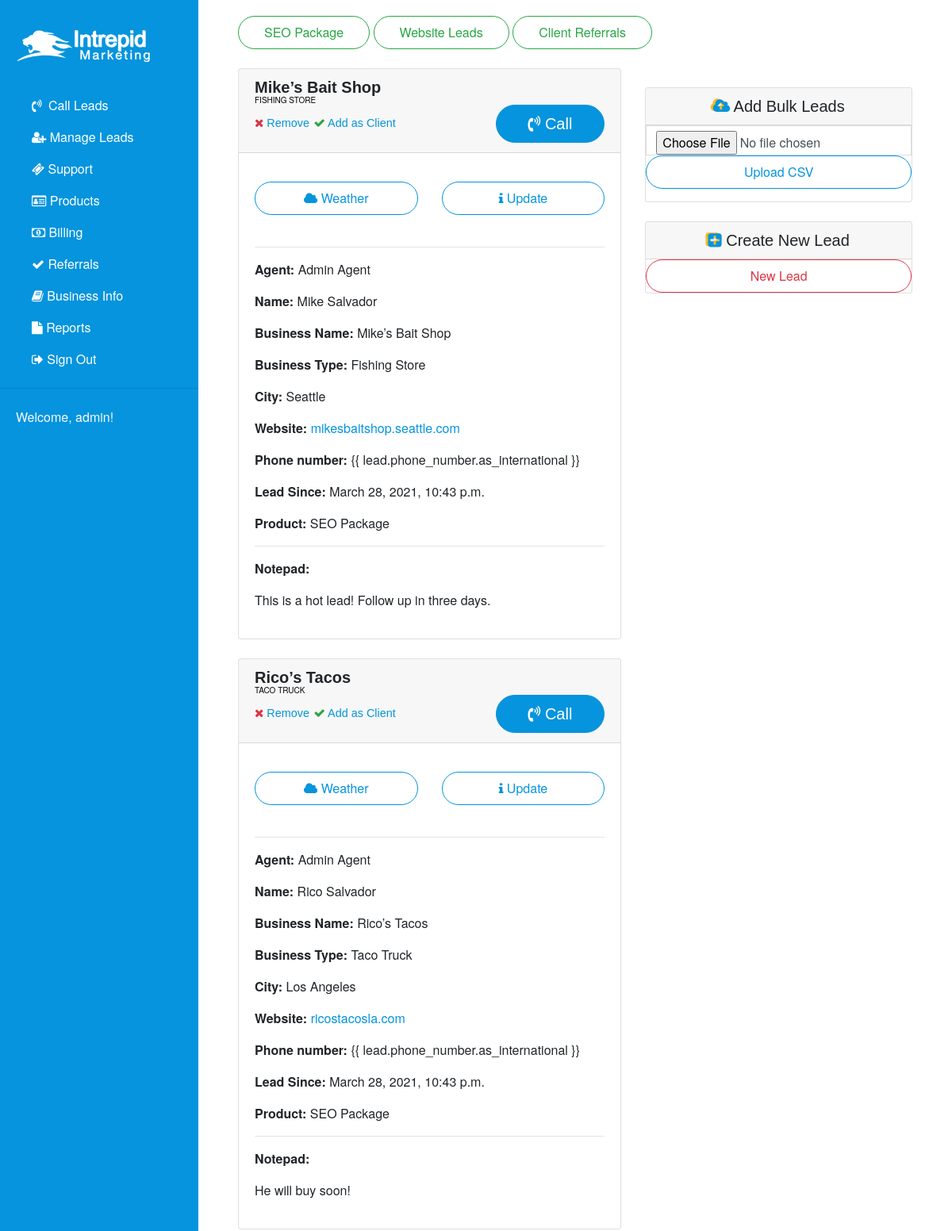
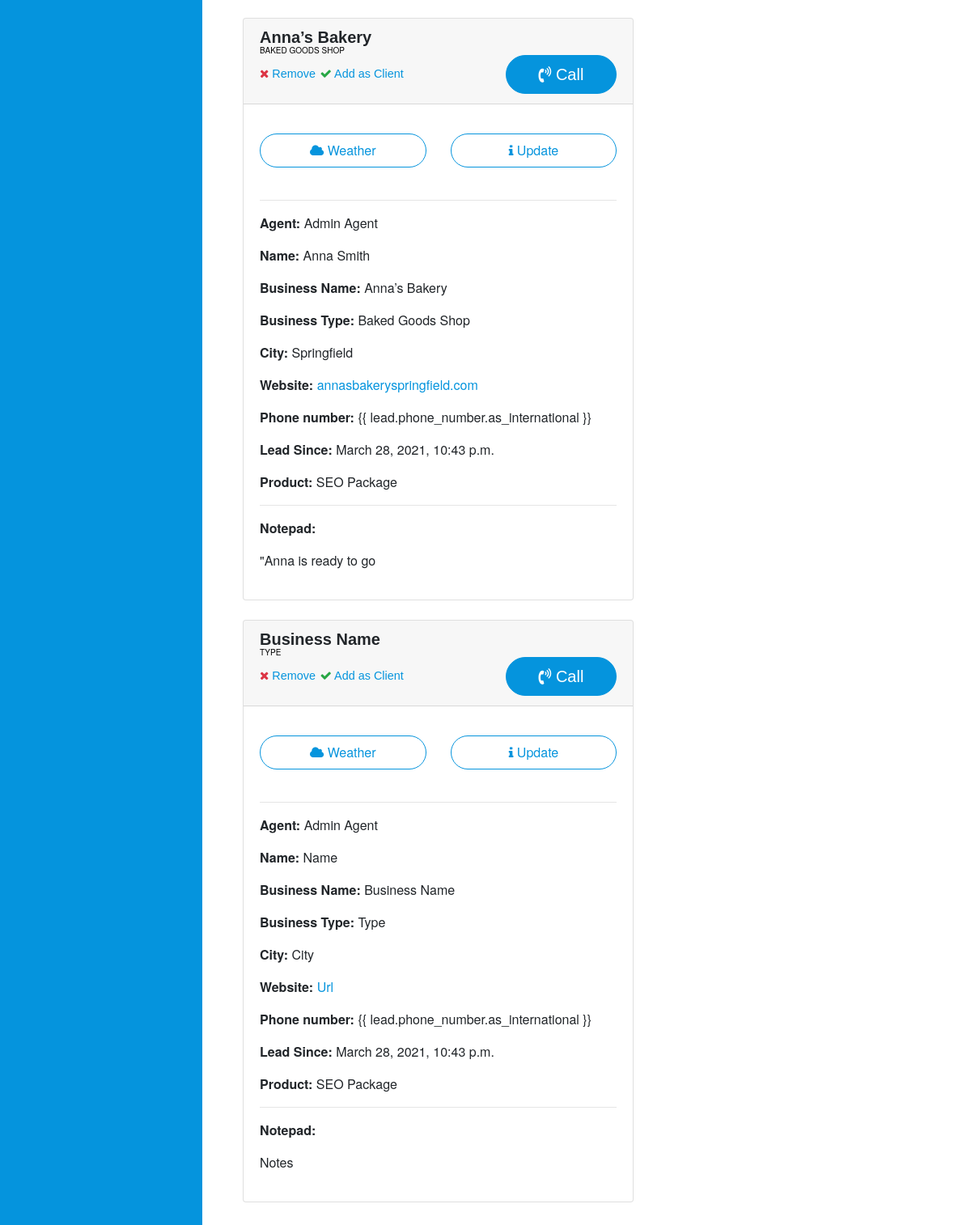
/admin-dashboard/ (signed in), run on the app's committed database (2 pictures, top to bottom).
### adminarea/models.py (models this page shows, shortened)
class Product(models.Model):
    name = models.CharField(max_length=200, null=True)
    cost = models.FloatField(null=True)
    def __str__(self):
        return self.name

class Lead(models.Model):
    agent = models.ForeignKey(SalesAgent, on_delete=models.CASCADE, default=1)
    product = models.ForeignKey(Product, on_delete=models.CASCADE, default=1)
    customer = models.BooleanField(default=False)
    call_list = models.BooleanField(default=True)
    name = models.CharField(max_length=100)
    city = models.CharField(max_length=100)
    business_name = models.CharField(max_length=100)
    business_type = models.CharField(max_length=100)
    url = models.CharField(max_length=500)
    phone_number = models.CharField(max_length=200)
    note = models.TextField()
    timestamp = models.DateTimeField(auto_now_add=True)

class SalesAgent(models.Model):
    name = models.CharField(max_length=200)
    email = models.CharField(max_length=200)
    def __str__(self):
        return self.name

### adminarea/views.py (the view, shortened to what this page needs)
# urls.py: path('admin-dashboard/', support_dashboard, name="admin-dashboard"),
@user_passes_test(lambda u: u.is_superuser)
def support_dashboard(request):
    products = Product.objects.all()
    context = {'products':products}
    context['leads'] = Lead.objects.order_by('-timestamp')
    return render(request, 'adminarea/support_dashboard.html', context)

### adminarea/templates/adminarea/support_dashboard.html (shortened to what this page needs)
{% extends "adminarea/base.html" %} {% block content %}
<div class="container">
  <div class="row mb-4">
    <div class="col">
      {% for product in products %}
      <a
        href="{% url 'toggle_product' product.id %}"
        class="btn btn-outline-success"
        >{{ product.name }}</a
      >
      {% endfor %}
      <a href="{% url 'website_leads' %}" class="btn btn-outline-success"
        >Website Leads</a
      >
      <a href="{% url 'client_leads' %}" class="btn btn-outline-success"
        >Client Referrals</a
      >
    </div>
  </div>
  <div class="row">
    <div class="col-md-5 order-md-2 mb-4">
      <div class="card mt-4 text-center">
        <h5 class="card-header">
          <i class="fa fa-cloud-upload text-primary" aria-hidden="true"></i> Add
          Bulk Leads
        </h5>
        <form
          action="{% url 'admin-dashboard' %}"
          method="POST"
          enctype="multipart/form-data"
          class="search-form"
        >
          <div class="form-group">
            <input type="file" name="csv_file" class="form-control" />
            <button type="submit" class="btn btn-outline-primary btn-block">
              Upload CSV
            </button>
          </div>
        </form>
      </div>
      <div class="card mt-4 text-center">
        <h5 class="card-header">
          <i class="fa fa-plus-square text-primary" aria-hidden="true"></i>
          Create New Lead
        </h5>
        <a href="{% url 'create_lead' %}" class="btn btn-outline-danger"
          >New Lead</a
        >
      </div>
    </div>
    <div class="col-md-7 order-md-1">
      {% for lead in leads %} {% if lead.call_list %}
      {% if lead.customer == False %}
      <div class="card mb-4">
        <h5 class="card-header">
          <b
            >{{ lead.business_name }} <small>{{ lead.business_type }}</small></b
          >
          <a
            href="tel:{{lead.phone_number}}"
            class="float-right btn btn-success btn-lg call-customer-button"
          >
            <i class="fa fa-volume-control-phone"></i> Call
          </a>
          <a class="text-small mt-3" href="{% url 'remove' lead.id %}"
            ><i class="text-danger fa fa-times"></i> Remove</a
          >
          <a class="text-small mt-3" href="{% url 'add' lead.id %}"
            ><i class="text-success fa fa-check"></i> Add as Client</a
          >
        </h5>
        <div class="card-body">
          <div class="row">
            <div class="col">
              <div class="row">
                <div class="col-md-6" style="margin-top: -3%">
                  <form action="{% url 'get-weather' %}" method="POST">
                    <button
                      id="weather"
                      type="submit"
                      class="btn-block btn btn-outline-primary"
                    >
                      <i class="fa fa-cloud"></i> Weather
                    </button>
                  </form>
                </div>
                <div class="col-md-6 mt-3">
                  <a
                    href="{% url 'update-lead' lead.pk %}"
                    class="btn-block btn btn-outline-primary mb-4"
                  >
                    <i class="fa fa-info"></i> Update
                  </a>
                </div>
              </div>
              <hr />
              <p><strong>Agent:</strong> {{ lead.agent }}</p>
              <p><strong>Name:</strong> {{ lead.name }}</p>
              <p><strong>Business Name:</strong> {{ lead.business_name }}</p>
              <p><strong>Business Type:</strong> {{ lead.business_type }}</p>
              <p><strong>City:</strong> {{ lead.city }}</p>
              <p>
                <strong>Website:</strong>
                <a
                  href="{{ lead.url }}"
                  target="_blank"
                  rel="noopener noreferrer"
                  >{{ lead.url }}</a
                >
              </p>
              <p>
                <strong>Phone number:</strong> {{
                lead.phone_number.as_international }}
              </p>
              <p><strong>Lead Since:</strong> {{ lead.timestamp }}</p>
              <p><strong>Product:</strong> {{ lead.product }}</p>
              <hr />
              <p><strong>Notepad:</strong></p>
              {{ lead.note|linebreaks }}
            </div>
          </div>
        </div>
      </div>
      {% endif %}
      {% endif %}
       {% endfor %}
    </div>
  </div>
</div>
 {% endblock %}

### adminarea/templates/adminarea/base.html (shortened to what this page needs)
{% load static %}
<!DOCTYPE html>
<html lang="en">
  <head>
    <link
      rel="stylesheet"
      href="https://stackpath.bootstrapcdn.com/bootstrap/4.5.2/css/bootstrap.min.css"
    />
    <link rel="stylesheet" href="{% static 'crm/main.css' %}" />
    <link rel="stylesheet" href="{% static 'website/css/style.blue.css' %}" />
    <link
      rel="stylesheet"
      href="{% static 'website/css/font-awesome.min.css' %}"
    />
    <link
      rel="stylesheet"
      href="{% static 'website/css/custom-fonticons.css' %}"
    />
  </head>
  <body>
    <div id="wrapper">
      <div id="sidebar-wrapper">
        <ul class="sidebar-nav">
          <li class="sidebar-brand mt-4 mb-4">
            <img
              style="width: 70%"
              src="{% static 'website/img/logo-white.png' %}"
              alt=""
            />
          </li>
          <li>
            <a href="{% url 'admin-dashboard' %}"
              ><i
                class="mr-1 fa fa-volume-control-phone"
                aria-hidden="true"
              ></i>
              Call Leads</a
            >
          </li>
          <li>
            <a href="{% url 'contacts' %}"
              ><i class="fa fa-user-plus" aria-hidden="true"></i> Manage
              Leads</a
            >
          </li>
          <li>
            <a href="{% url 'tickets' %}"
              ><i class="fa fa-ticket" aria-hidden="true"></i> Support</a
            >
          </li>
          <li>
            <a href="{% url 'products' %}"
              ><i class="fa fa-id-card-o" aria-hidden="true"></i> Products</a
            >
          </li>
          <li>
            <a href="{% url 'admin-billing' %}"
              ><i class="fa fa-money" aria-hidden="true"></i> Billing</a
            >
          </li>
          <li>
            <a href="{% url 'all-referrals' %}"
              ><i class="fa fa-check" aria-hidden="true"></i> Referrals</a
            >
          </li>
          <li>
            <a href="{% url 'admin-biz-info' %}"
              ><i class="fa fa-book" aria-hidden="true"></i> Business Info</a
            >
          </li>
          <li>
            <a href="{% url 'reports' %}"
              ><i class="fa fa-file" aria-hidden="true"></i> Reports</a
            >
          </li>
          {% if request.user.is_authenticated %}
          <li>
            <a href="{% url 'signout' %}"
              ><i class="fa fa-sign-out"></i> Sign Out</a
            >
          </li>
          <hr />
          <li class="text-light">Welcome, {{ request.user.username }}!</li>
          {% endif %}
        </ul>
      </div>
      <div id="page-content-wrapper">
        <div class="container-fluid">
          <div class="row">
            <div class="col-lg-12">{% block content %} {% endblock %}</div>
          </div>
        </div>
      </div>
    </div>
  </body>
</html>

### static_in_env/crm/main.css (style rules this page uses)
#sidebar-wrapper { z-index: 1000; position: fixed; left: 250px; width: 0; height: 100%; margin-left: -250px; overflow-y: auto; background: #0594dd; -webkit-transition: all 0.9s ease; -moz-transition: all 0.9s ease; -o-transition: all 0.9s ease; transition: all 0.9s ease; }
#page-content-wrapper { width: 100%; position: absolute; padding: 15px; }
.sidebar-nav { position: absolute; top: 0; width: 250px; margin: 0; padding: 0; list-style: none; }
.sidebar-nav li { text-indent: 20px; line-height: 40px; }
.sidebar-nav li a { display: block; text-decoration: none; color: #ffffff; }
.sidebar-nav > .sidebar-brand { height: 65px; font-size: 18px; line-height: 60px; }
@media (min-width:768px) { #wrapper { padding-left: 250px; } }
@media (min-width:768px) { #sidebar-wrapper { width: 250px; } }
@media (min-width:768px) { #page-content-wrapper { padding: 20px; position: relative; } }

### static_in_env/website/css/style.blue.css (style rules this page uses)
body { overflow-x: hidden; }
a, i, span { display: inline-block; text-decoration: none; -webkit-transition: all 0.3s; transition: all 0.3s; }
p { font-size:16px; }
a i { -webkit-transition: none; transition: none; }
ul { margin: 0; padding: 0; }
button, input { outline: none !important; }
button { cursor: pointer; }
.text-small { font-size: 0.9rem; }
.form-control { border: 1px solid #ddd; background: none; border-radius: 0; }
h1, h2, h3, h4, h5, h6 { margin-bottom: 15px; }
h1 small, h2 small, h3 small, h4 small, h5 small, h6 small { text-transform: uppercase; font-family: "Helvetica Neue", sans-serif; font-weight: 400; color: #000; display: block; font-size: 0.5em; }
.btn { font-weight: 400; border: 1px solid transparent; padding: 0.5rem 2rem; font-size: 1rem; line-height: 1.5; border-radius: 3rem; -webkit-transition: color 0.15s ease-in-out, background-color 0.15s ease-in-out, border-color 0.15s ease-in-out, -webkit-box-shadow 0.15s ease-in-out; transition: color 0.15s ease-in-out, background-color 0.15s ease-in-out, border-color 0.15s ease-in-out, -webkit-box-shadow 0.15s ease-in-out; transition: color 0.15s ease-in-out, background-color 0.15s ease-in-out, border-color 0.15s ease-in-out, box-shadow 0.15s ease-in-out; transition: color 0.15s ease-in-out, background-color 0.15s ease-in-out, border-color 0.15s ease-in-out, box-shadow 0.15s ease-in-out, -webkit-box-shadow 0.15s ease-in-out; }
.btn-success { color: #fff; background-color: #0594dd; border-color: #0594dd; }
.btn-outline-primary { color: #0594dd; background-color: transparent; background-image: none; border-color: #0594dd; }
.btn-outline-success { color: #28a745; background-color: transparent; background-image: none; border-color: #28a745; }
.btn-outline-danger { color: #dc3545; background-color: transparent; background-image: none; border-color: #dc3545; }
.btn-lg { padding: 0.5rem 2.5rem; font-size: 1.25rem; line-height: 1.5; border-radius: 3rem; }
body { font-family: "Helvetica Neue", sans-serif; font-size: 1rem; font-weight: 400; line-height: 1.5; color: #212529; background-color: #fff; }
a { color: #0594dd; text-decoration: none; }
h1, h2, h3, h4, h5, h6, .h1, .h2, .h3, .h4, .h5, .h6 { margin-bottom: 0.5rem; font-family: "Arial", sans-serif; font-weight: 500; line-height: 1.1; color: inherit; }
h5, .h5 { font-size: 1.25rem; }
hr { border-top: 1px solid rgba(0, 0, 0, 0.1); }
small, .small { font-size: 80%; font-weight: 400; }
.text-primary { color: #0594dd !important; text-shadow: -3px -1px 1px #f6b725; }

### data on the page
Product: name "SEO Package"
Lead: business_name "Mike’s Bait Shop", business_type "FISHING STORE", agent "Admin Agent", name "Mike Salvador", business_type "Fishing Store", city "Seattle", url "mikesbaitshop.seattle.com", timestamp "March 28, 2021, 10:43 p.m.", product "SEO Package", note "This is a hot lead! Follow up in three days."
Lead: business_name "Rico’s Tacos", business_type "TACO TRUCK", agent "Admin Agent", name "Rico Salvador", business_type "Taco Truck", city "Los Angeles", url "ricostacosla.com", timestamp "March 28, 2021, 10:43 p.m.", product "SEO Package", note "He will buy soon!"
Lead: business_name "Anna’s Bakery", business_type "BAKED GOODS SHOP", agent "Admin Agent", name "Anna Smith", business_type "Baked Goods Shop", city "Springfield", url "annasbakeryspringfield.com", timestamp "March 28, 2021, 10:43 p.m.", product "SEO Package", note "\"Anna is ready to go"
Lead: business_name "Business Name", business_type "TYPE", agent "Admin Agent", name "Name", business_type "Type", city "City", url "Url", timestamp "March 28, 2021, 10:43 p.m.", product "SEO Package", note "Notes"

### other printed values
{{ request.user.username }} "admin"
